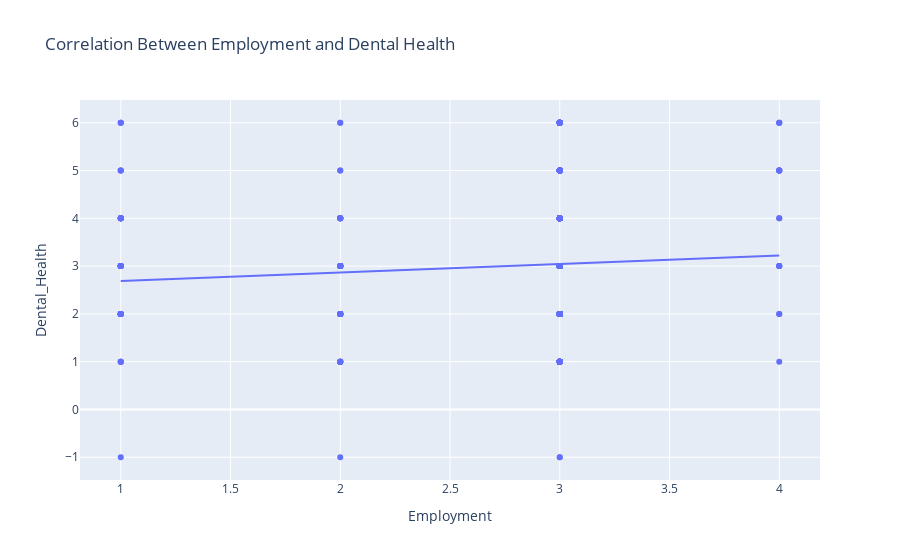

The code cell stored with this chart in its notebook:
### Code cell
# Scatter plot
fig = px.scatter(ed_dental_df, 
                 x='Employment', 
                 y='Dental_Health', 
                 trendline='ols', 
                 title='Correlation Between Employment and Dental Health')
fig.show()

### Figure 1 — Plotly figure (JSON) as saved in the notebook; plotly's stock layout.template omitted (floating-point values rounded to 4 significant figures; data arrays with more than 128 entries replaced by an {"elided": "..."} marker saying what was removed)
{"data": [{"hovertemplate": "Employment=%{x}<br>Dental_Health=%{y}<extra></extra>", "legendgroup": "", "marker": {"color": "#636efa", "symbol": "circle"}, "mode": "markers", "name": "", "orientation": "v", "showlegend": false, "type": "scatter", "x": {"elided": "714 int values"}, "xaxis": "x", "y": {"elided": "714 int values"}, "yaxis": "y"}, {"hovertemplate": "<b>OLS trendline</b><br>Dental_Health = 0.176714 * Employment + 2.51382<br>R<sup>2</sup>=0.005800<br><br>Employment=%{x}<br>Dental_Health=%{y} <b>(trend)</b><extra></extra>", "legendgroup": "", "marker": {"color": "#636efa", "symbol": "circle"}, "mode": "lines", "name": "", "showlegend": false, "type": "scatter", "x": {"elided": "714 int values"}, "xaxis": "x", "y": {"elided": "714 float values"}, "yaxis": "y"}], "layout": {"legend": {"tracegroupgap": 0}, "title": {"text": "Correlation Between Employment and Dental Health"}, "xaxis": {"anchor": "y", "domain": [0, 1], "title": {"text": "Employment"}}, "yaxis": {"anchor": "x", "domain": [0, 1], "title": {"text": "Dental_Health"}}}}
